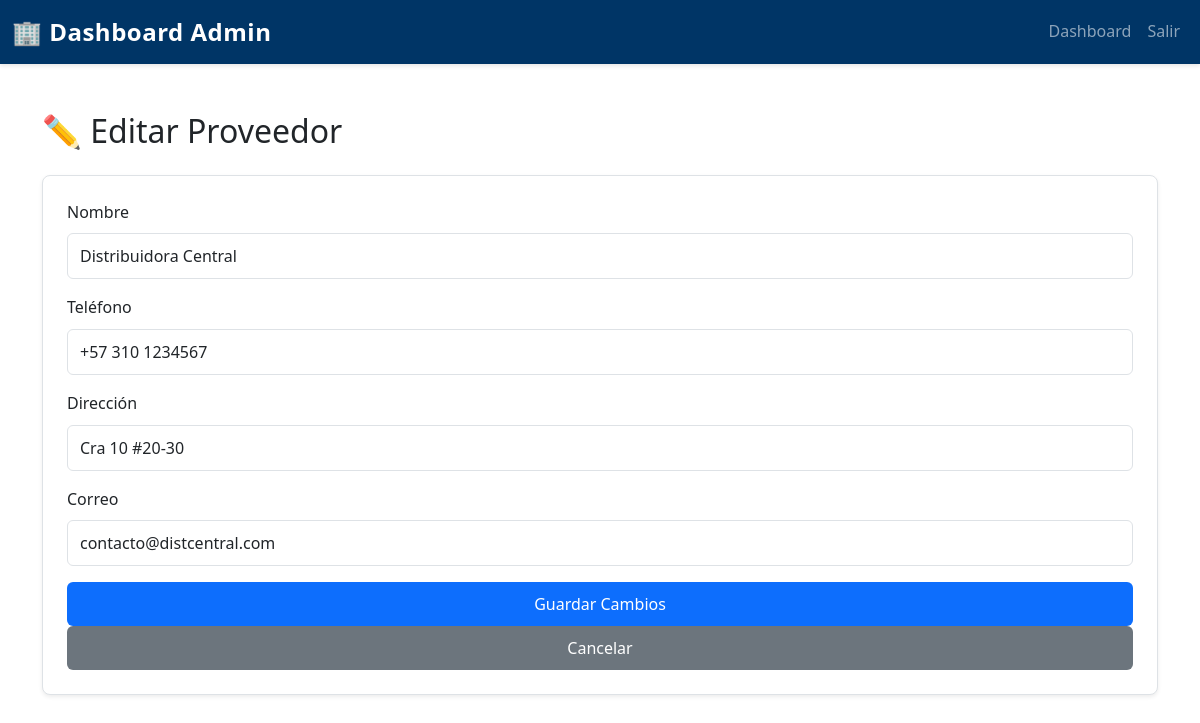
Screenshot of /FRONTEND/index.php?route=admin/proveedor/editar&id=3 (signed in) with the database file from the repository.
### tables this page shows
CREATE TABLE `proveedor` (
  `idPROVEEDOR` int(11) NOT NULL,
  `nomPROVEEDOR` varchar(50) DEFAULT NULL,
  `telPROVEEDOR` varchar(20) DEFAULT NULL,
  `direcPROVEEDOR` varchar(120) DEFAULT NULL,
  `emailPROVEEDOR` varchar(50) DEFAULT NULL
);

### FRONTEND/models/ProveedorModel.php (called while the page is built, shortened)
<?php
class ProveedorModel {
    private $db;
    public function __construct($database) {
        $this->db = $database;
    }
    public function obtenerPorId($id) {
        $query = "SELECT * FROM proveedor WHERE idPROVEEDOR = ?";
        $stmt = $this->db->prepare($query);
        $stmt->execute([$id]);
        return $stmt->fetch(PDO::FETCH_ASSOC);
    }
}

### FRONTEND/views/admin/editar_proveedor.php (the view, shortened to what this page needs)
<?php
require_once 'models/ProveedorModel.php';
$db = new Database();
$conn = $db->connect();
$proveedorModel = new ProveedorModel($conn);
$proveedor = $proveedorModel->obtenerPorId($_GET['id']);
?>
<head>
    <link href="https://cdn.jsdelivr.net/npm/bootstrap@5.3.0/dist/css/bootstrap.min.css" rel="stylesheet">
    <link rel="stylesheet" href="assets/css/styles.css">
</head>
<body>
<nav class="navbar navbar-expand-lg navbar-dark bg-dark-blue">
    <div class="container-fluid">
        <a class="navbar-brand fw-bold" href="index.php?route=admin/dashboard">🏢 Dashboard Admin</a>
        <div class="collapse navbar-collapse" id="navbarNav">
            <ul class="navbar-nav ms-auto">
                <li class="nav-item">
                    <a class="nav-link" href="index.php?route=admin/dashboard">Dashboard</a>
                </li>
                <li class="nav-item">
                    <a class="nav-link" href="index.php?route=logout">Salir</a>
                </li>
            </ul>
        </div>
    </div>
</nav>
<div class="container my-5">
    <h2 class="mb-4">✏️ Editar Proveedor</h2>
    <form action="index.php?route=admin/proveedor/editar&id=<?= $proveedor['idPROVEEDOR'] ?>" method="POST" class="card p-4 shadow-sm">
        <div class="mb-3">
            <label class="form-label">Nombre</label>
            <input type="text" name="nomPROVEEDOR" class="form-control" value="<?= $proveedor['nomPROVEEDOR'] ?>" required>
        </div>
        <div class="mb-3">
            <label class="form-label">Teléfono</label>
            <input type="text" name="telPROVEEDOR" class="form-control" value="<?= $proveedor['telPROVEEDOR'] ?>">
        </div>
        <div class="mb-3">
            <label class="form-label">Dirección</label>
            <input type="text" name="direcPROVEEDOR" class="form-control" value="<?= $proveedor['direcPROVEEDOR'] ?>">
        </div>
        <div class="mb-3">
            <label class="form-label">Correo</label>
            <input type="email" name="emailPROVEEDOR" class="form-control" value="<?= $proveedor['emailPROVEEDOR'] ?>">
        </div>
        <button class="btn btn-primary">Guardar Cambios</button>
        <a href="index.php?route=admin/dashboard" class="btn btn-secondary">Cancelar</a>
    </form>
</div>
</body>
</html>

### FRONTEND/assets/css/styles.css (style rules this page uses)
* { margin: 0; padding: 0; box-sizing: border-box; }
body { font-family: 'Segoe UI', Tahoma, Geneva, Verdana, sans-serif; line-height: 1.6; color: var(--text-dark); background-color: #ffffff; }
.bg-dark-blue { background-color: var(--dark-blue) !important; }
.navbar { box-shadow: 0 2px 4px rgba(0, 0, 0, 0.1); }
.navbar-brand { font-size: 1.5rem; letter-spacing: 0.5px; }
.nav-link { transition: color 0.3s ease; font-weight: 500; }
.card { border: 1px solid var(--border-color); border-radius: 8px; transition: transform 0.3s ease, box-shadow 0.3s ease; }
.btn { border-radius: 6px; font-weight: 500; transition: all 0.3s ease; border: none; padding: 10px 20px; }
.btn-primary { background-color: var(--primary-blue); color: white; }
.btn-secondary { background-color: #6c757d; }
.form-control, .form-select { border: 1px solid var(--border-color); border-radius: 6px; padding: 10px 12px; transition: border-color 0.3s ease, box-shadow 0.3s ease; }

### rows the page displays
proveedor: nomPROVEEDOR "Distribuidora Central", telPROVEEDOR "+57 310 1234567", direcPROVEEDOR "Cra 10 #20-30", emailPROVEEDOR "contacto@distcentral.com"
